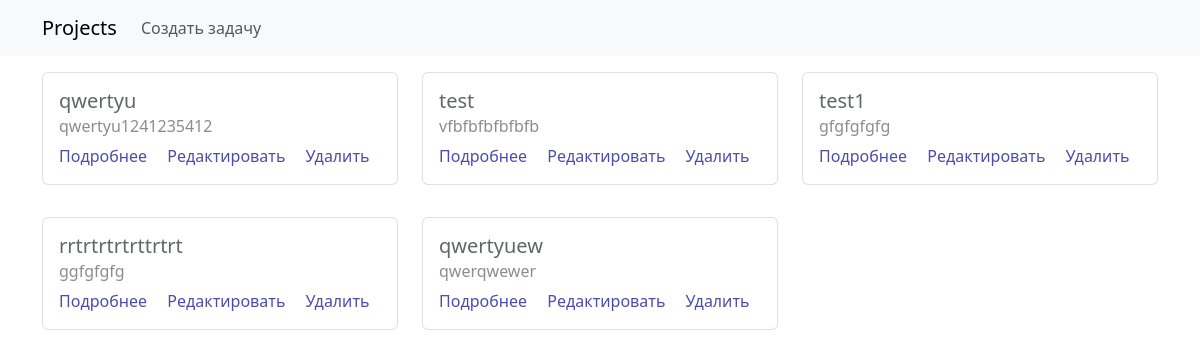
The page /projects/4/ on the database its author committed.
### webapp/models.py (models this page shows, shortened)
class Task(models.Model):
    summary = models.CharField(max_length=50, verbose_name="Заголовок", unique=True, null=False, blank=False)
    description = models.TextField(max_length=2000, blank=True, null=True, verbose_name='Описание')
    status = models.ForeignKey(Status, on_delete=models.PROTECT)
    types = models.ManyToManyField(Type)
    created_at = models.DateTimeField(auto_now_add=True, verbose_name="Дата создания")
    updated_at = models.DateTimeField(auto_now=True, verbose_name="Дата обновления")
    project = models.ForeignKey(Project, on_delete=models.SET_NULL, null=True, blank=True)
    class Meta:
        db_table = "Task"
        verbose_name = "Задача"
        verbose_name_plural = "Задачи"

### webapp/views/project_views.py (the view)
# urls.py: path('projects/<int:pk>/', ProjectDetailView.as_view(), name='project_detail'),
class ProjectDetailView(DetailView):
    model = Project
    template_name = 'projects/project_detail.html'
    context_object_name = 'project'
    def get_context_data(self, **kwargs):
        context = super().get_context_data(**kwargs)
        project = self.object
        tasks = project.task_set.all()
        context['tasks'] = tasks
        return context

### webapp/templates/projects/project_detail.html (shortened to what this page needs)
{% extends 'base.html' %}
{% block menu %}
  <a class="nav-link" aria-current="page" href="{% url 'webapp:create' pk=project.pk %}">Создать задачу</a>
{% endblock %}
{% block content %}
    {% load static %}
    <div class="row row-cols-3">
        {% for task in tasks %}
            <div class="col">
                <div class="card my-3">
                    <div class="card-body">
                        <h5 class="card-title">{{ task.summary }}</h5>
                        <h6 class="card-subtitle mb-2 text-body-secondary">{{ task.description }}</h6>
                        <a href="{% url 'webapp:detail' pk=task.pk %}" class="card-link" style="text-decoration: none; color: darkblue">Подробнее</a>
                        <a href="{% url 'webapp:update' pk=task.pk %}" class="card-link" style="text-decoration: none; color: darkblue">Редактировать</a>
                        <a href="{% url 'webapp:delete' pk=task.pk %}" class="card-link" style="text-decoration: none; color: darkblue">Удалить</a>
                    </div>
                </div>
            </div>
        {% endfor %}
    </div>
{% endblock %}

### webapp/templates/projects/project_detail.html (style rules this page uses)
body { color: white; }
.card { background-color: white; opacity: 0.7; }
@media only screen and (min-width: 601px) { body { background-image: url('https://images8.alphacoders.com/133/1331544.png'); background-size: cover; background-position: center; background-attachment: fixed; } }

### rows shown on the page
Task: summary "qwertyu", description "qwertyu1241235412"
Task: summary "test", description "vfbfbfbfbfbfb"
Task: summary "test1", description "gfgfgfgfg"
Task: summary "rrtrtrtrtrttrtrt", description "ggfgfgfg"
Task: summary "qwertyuew", description "qwerqwewer"
